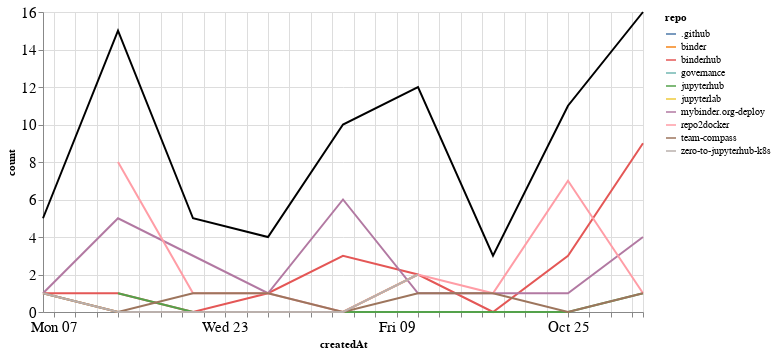

Notebook cell for this chart:
### Markdown cell above
## Comments

### Code cell
comments_time = comments.groupby('repo').resample('W', on='createdAt').count()['author'].reset_index()
comments_time = comments_time.rename(columns={'author': 'count'})
comments_time_total = comments_time.groupby('createdAt').agg({"count": "sum"}).reset_index()
ch1 = alt.Chart(comments_time, width=600).mark_line().encode(
    x='createdAt',
    y='count',
    color='repo',
    tooltip="repo"
)

ch2 = alt.Chart(comments_time_total, width=600).mark_line(color="black").encode(
    x='createdAt',
    y='count',
)

ch1 + ch2

### Figure 1 — Vega-Lite specification as saved in the notebook (floating-point values rounded to 4 significant figures)
{"config": {"axisLeft": {"labelFontSize": 15}, "axisBottom": {"labelFontSize": 15}}, "layer": [{"data": {"name": "data-abd67df61e88fd26c19bb82c5ea73c09"}, "mark": "line", "encoding": {"color": {"type": "nominal", "field": "repo"}, "tooltip": {"type": "nominal", "field": "repo"}, "x": {"type": "temporal", "field": "createdAt"}, "y": {"type": "quantitative", "field": "count"}}, "width": 600}, {"data": {"name": "data-93f30160c2225509622a67cd95dc574b"}, "mark": {"type": "line", "color": "black"}, "encoding": {"x": {"type": "temporal", "field": "createdAt"}, "y": {"type": "quantitative", "field": "count"}}, "width": 600}], "$schema": "https://vega.github.io/schema/vega-lite/v4.8.1.json", "datasets": {"data-abd67df61e88fd26c19bb82c5ea73c09": [{"repo": ".github", "createdAt": "2020-10-04T00:00:00", "count": 1}, {"repo": "binder", "createdAt": "2020-09-06T00:00:00", "count": 1}, {"repo": "binder", "createdAt": "2020-09-13T00:00:00", "count": 0}, {"repo": "binder", "createdAt": "2020-09-20T00:00:00", "count": 0}, {"repo": "binder", "createdAt": "2020-09-27T00:00:00", "count": 0}, {"repo": "binder", "createdAt": "2020-10-04T00:00:00", "count": 0}, {"repo": "binder", "createdAt": "2020-10-11T00:00:00", "count": 2}, {"repo": "binderhub", "createdAt": "2020-09-06T00:00:00", "count": 1}, {"repo": "binderhub", "createdAt": "2020-09-13T00:00:00", "count": 1}, {"repo": "binderhub", "createdAt": "2020-09-20T00:00:00", "count": 0}, {"repo": "binderhub", "createdAt": "2020-09-27T00:00:00", "count": 1}, {"repo": "binderhub", "createdAt": "2020-10-04T00:00:00", "count": 3}, {"repo": "binderhub", "createdAt": "2020-10-11T00:00:00", "count": 2}, {"repo": "binderhub", "createdAt": "2020-10-18T00:00:00", "count": 0}, {"repo": "binderhub", "createdAt": "2020-10-25T00:00:00", "count": 3}, {"repo": "binderhub", "createdAt": "2020-11-01T00:00:00", "count": 9}, {"repo": "governance", "createdAt": "2020-10-11T00:00:00", "count": 1}, {"repo": "jupyterhub", "createdAt": "2020-09-13T00:00:00", "count": 1}, {"repo": "jupyterhub", "createdAt": "2020-09-20T00:00:00", "count": 0}, {"repo": "jupyterhub", "createdAt": "2020-09-27T00:00:00", "count": 0}, {"repo": "jupyterhub", "createdAt": "2020-10-04T00:00:00", "count": 0}, {"repo": "jupyterhub", "createdAt": "2020-10-11T00:00:00", "count": 0}, {"repo": "jupyterhub", "createdAt": "2020-10-18T00:00:00", "count": 0}, {"repo": "jupyterhub", "createdAt": "2020-10-25T00:00:00", "count": 0}, {"repo": "jupyterhub", "createdAt": "2020-11-01T00:00:00", "count": 1}, {"repo": "jupyterlab", "createdAt": "2020-10-11T00:00:00", "count": 1}, {"repo": "mybinder.org-deploy", "createdAt": "2020-09-06T00:00:00", "count": 1}, {"repo": "mybinder.org-deploy", "createdAt": "2020-09-13T00:00:00", "count": 5}, {"repo": "mybinder.org-deploy", "createdAt": "2020-09-20T00:00:00", "count": 3}, {"repo": "mybinder.org-deploy", "createdAt": "2020-09-27T00:00:00", "count": 1}, {"repo": "mybinder.org-deploy", "createdAt": "2020-10-04T00:00:00", "count": 6}, {"repo": "mybinder.org-deploy", "createdAt": "2020-10-11T00:00:00", "count": 1}, {"repo": "mybinder.org-deploy", "createdAt": "2020-10-18T00:00:00", "count": 1}, {"repo": "mybinder.org-deploy", "createdAt": "2020-10-25T00:00:00", "count": 1}, {"repo": "mybinder.org-deploy", "createdAt": "2020-11-01T00:00:00", "count": 4}, {"repo": "repo2docker", "createdAt": "2020-09-13T00:00:00", "count": 8}, {"repo": "repo2docker", "createdAt": "2020-09-20T00:00:00", "count": 1}, {"repo": "repo2docker", "createdAt": "2020-09-27T00:00:00", "count": 1}, {"repo": "repo2docker", "createdAt": "2020-10-04T00:00:00", "count": 0}, {"repo": "repo2docker", "createdAt": "2020-10-11T00:00:00", "count": 2}, {"repo": "repo2docker", "createdAt": "2020-10-18T00:00:00", "count": 1}, {"repo": "repo2docker", "createdAt": "2020-10-25T00:00:00", "count": 7}, {"repo": "repo2docker", "createdAt": "2020-11-01T00:00:00", "count": 1}, {"repo": "team-compass", "createdAt": "2020-09-06T00:00:00", "count": 1}, {"repo": "team-compass", "createdAt": "2020-09-13T00:00:00", "count": 0}, {"repo": "team-compass", "createdAt": "2020-09-20T00:00:00", "count": 1}, {"repo": "team-compass", "createdAt": "2020-09-27T00:00:00", "count": 1}, {"repo": "team-compass", "createdAt": "2020-10-04T00:00:00", "count": 0}, {"repo": "team-compass", "createdAt": "2020-10-11T00:00:00", "count": 1}, {"repo": "team-compass", "createdAt": "2020-10-18T00:00:00", "count": 1}, {"repo": "team-compass", "createdAt": "2020-10-25T00:00:00", "count": 0}, {"repo": "team-compass", "createdAt": "2020-11-01T00:00:00", "count": 1}, {"repo": "zero-to-jupyterhub-k8s", "createdAt": "2020-09-06T00:00:00", "count": 1}, {"repo": "zero-to-jupyterhub-k8s", "createdAt": "2020-09-13T00:00:00", "count": 0}, {"repo": "zero-to-jupyterhub-k8s", "createdAt": "2020-09-20T00:00:00", "count": 0}, {"repo": "zero-to-jupyterhub-k8s", "createdAt": "2020-09-27T00:00:00", "count": 0}, {"repo": "zero-to-jupyterhub-k8s", "createdAt": "2020-10-04T00:00:00", "count": 0}, {"repo": "zero-to-jupyterhub-k8s", "createdAt": "2020-10-11T00:00:00", "count": 2}], "data-93f30160c2225509622a67cd95dc574b": [{"createdAt": "2020-09-06T00:00:00", "count": 5}, {"createdAt": "2020-09-13T00:00:00", "count": 15}, {"createdAt": "2020-09-20T00:00:00", "count": 5}, {"createdAt": "2020-09-27T00:00:00", "count": 4}, {"createdAt": "2020-10-04T00:00:00", "count": 10}, {"createdAt": "2020-10-11T00:00:00", "count": 12}, {"createdAt": "2020-10-18T00:00:00", "count": 3}, {"createdAt": "2020-10-25T00:00:00", "count": 11}, {"createdAt": "2020-11-01T00:00:00", "count": 16}]}}
